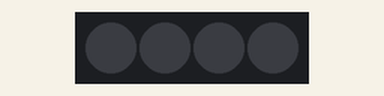
The program below on a simulated MicroPython board. On the bench: 4 RGB LEDs in strip order, left to right. Dim RGB values are drawn brighter than linear; library files of the repository ran but are not shown: neopixel.py.

Above: at 0.15 s.
At 5.37 s:
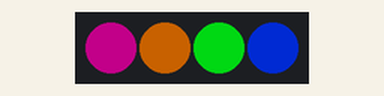
At 10.29 s:
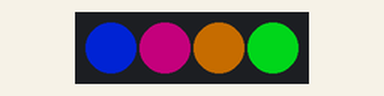
At 19.81 s:
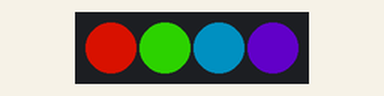
At 29.65 s:
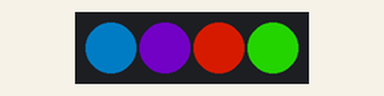
At 39.79 s:
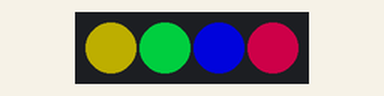
Timing chart, 0 to 40.0 s (numbered marks = the images above):
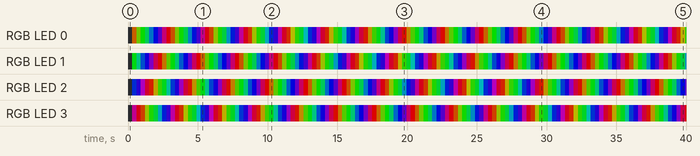

The program:

9._neopixelExtension3.py
```python
# chatGPT 링크: https://chat.openai.com/share/ee53f767-f887-4d6c-ab87-dd897e94a93e

import time
from neopixel import Neopixel
import math

# 네오픽셀의 셀 갯수, PIO상태, 핀번호 정의
numpix = 4
PIO = 0
Pin = 22

# 네오픽셀이 RGB타입일 때 네오픽셀 수, PIO상태, 핀번호, 네오픽셀 타입 순으로 선택, 밝기 지정
strip = Neopixel(numpix, PIO, Pin, "RGB")

# 밝기 설정(0~255)
strip.brightness(150)

def wheel(pos):
    """Generate rainbow colors across 0-255 positions."""
    if pos < 85:
        return (pos * 3, 255 - pos * 3, 0)
    elif pos < 170:
        pos -= 85
        return (255 - pos * 3, 0, pos * 3)
    else:
        pos -= 170
        return (0, pos * 3, 255 - pos * 3)

def rainbow_cycle(wait):
    for j in range(255):
        for i in range(numpix):
            rc_index = (i * 256 // numpix) + j
            strip.set_pixel(i, wheel(rc_index & 255))
        strip.show()
        time.sleep(wait)

while True:
    rainbow_cycle(0.01)
```

Measured:
- by itself, RGB LED 0: off → RGB(102, 48, 0) at 0.31 s, → RGB(53, 97, 0) 0.31 s later, → RGB(4, 146, 0) 0.31 s later, → RGB(0, 104, 46) 0.31 s later, … (130 changes in this stretch)
- by itself, RGB LED 1: off → RGB(0, 139, 11) at 0.31 s, → RGB(0, 90, 60) 0.31 s later, → RGB(0, 41, 109) 0.31 s later, → RGB(9, 0, 141) 0.31 s later, … (130 changes in this stretch)
